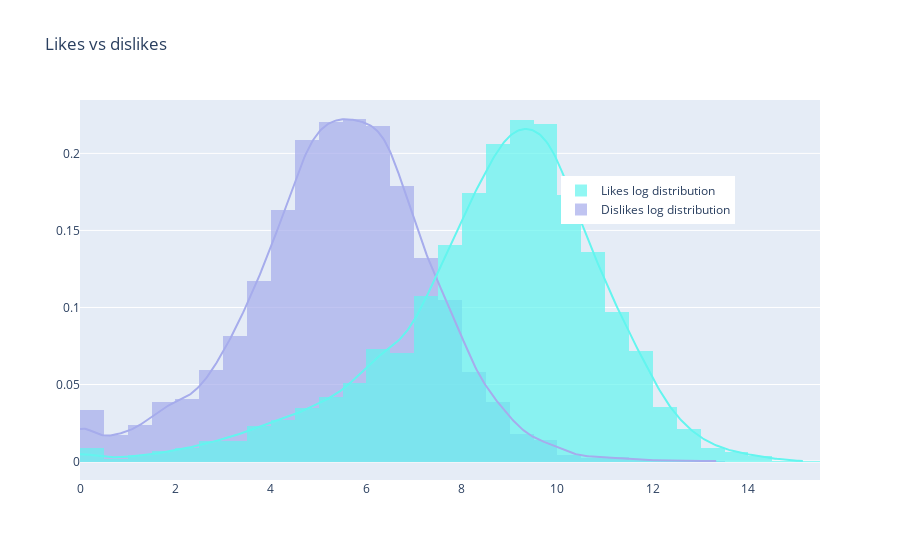

The notebook cell this image was saved under:
### Markdown cell above
### 2.7. Likes vs dislikes distribution!
<a id="likes_vs_dislikes_distribution"></a>

### Code cell
hist_data = [us_videos_first["dislikes_log"].values, us_videos_first["likes_log"].values]

group_labels = ['Dislikes log distribution', 'Likes log distribution']
colors = ['#A6ACEC', '#63F5EF']

# Create distplot with curve_type set to 'normal'
fig = ff.create_distplot(hist_data, group_labels, colors=colors,
                         bin_size=0.5, show_rug=False)

# Add title
fig['layout'].update(title='Likes vs dislikes', legend=dict(x=0.65, y=0.8))

# Plot!
py.iplot(fig, filename='Hist and Curve')

### Figure 1 — Plotly figure (JSON) as saved in the notebook; plotly's stock layout.template omitted (floating-point values rounded to 4 significant figures; data arrays with more than 128 entries replaced by an {"elided": "..."} marker saying what was removed)
{"data": [{"autobinx": false, "histnorm": "probability density", "legendgroup": "Dislikes log distribution", "marker": {"color": "#A6ACEC"}, "name": "Dislikes log distribution", "opacity": 0.7, "type": "histogram", "x": {"elided": "6351 float values"}, "xaxis": "x", "xbins": {"end": 13.35, "size": 0.5, "start": 0}, "yaxis": "y"}, {"autobinx": false, "histnorm": "probability density", "legendgroup": "Likes log distribution", "marker": {"color": "#63F5EF"}, "name": "Likes log distribution", "opacity": 0.7, "type": "histogram", "x": {"elided": "6351 float values"}, "xaxis": "x", "xbins": {"end": 15.17, "size": 0.5, "start": 0}, "yaxis": "y"}, {"legendgroup": "Dislikes log distribution", "marker": {"color": "#A6ACEC"}, "mode": "lines", "name": "Dislikes log distribution", "showlegend": false, "type": "scatter", "x": {"elided": "500 float values"}, "xaxis": "x", "y": {"elided": "500 float values"}, "yaxis": "y"}, {"legendgroup": "Likes log distribution", "marker": {"color": "#63F5EF"}, "mode": "lines", "name": "Likes log distribution", "showlegend": false, "type": "scatter", "x": {"elided": "500 float values"}, "xaxis": "x", "y": {"elided": "500 float values"}, "yaxis": "y"}], "layout": {"barmode": "overlay", "hovermode": "closest", "legend": {"traceorder": "reversed", "x": 0.65, "y": 0.8}, "title": {"text": "Likes vs dislikes"}, "xaxis": {"anchor": "y2", "domain": [0, 1], "zeroline": false}, "yaxis": {"anchor": "free", "domain": [0, 1], "position": 0}}}
